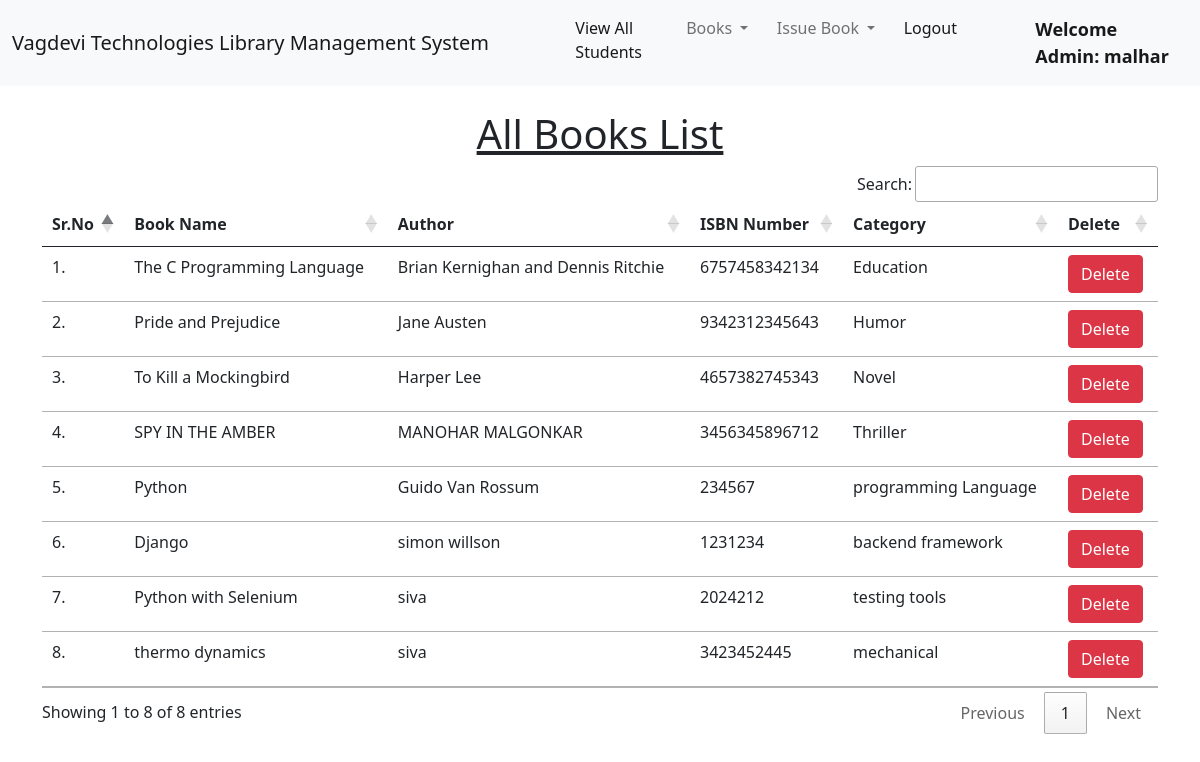
Page /view_books/ (signed in) on the committed database.
### library/models.py (models this page shows, shortened)
class Book(models.Model):
    name = models.CharField(max_length=200)
    author = models.CharField(max_length=200)
    isbn = models.PositiveIntegerField()
    category = models.CharField(max_length=50)

### library/views.py (the view)
# urls.py: path("view_books/", views.view_books, name="view_books"),
@login_required(login_url = '/admin_login')
def view_books(request):
    books = Book.objects.all()
    return render(request, "view_books.html", {'books':books})

### library/templates/view_books.html (shortened to what this page needs)
{% extends 'admin_navbar.html' %}
{% load static %}
{% block body %}
<div class="container mt-4">
    <h1 class="text-center"><u>All Books List</u></h1>
    <table class="table table-hover" id="example">
        <thead>
            <tr>
                <th>Sr.No</th>
                <th>Book Name</th>
                <th>Author</th>
                <th>ISBN Number</th>
                <th>Category</th>
                <th>Delete</th>
            </tr>
        </thead>
        <tbody>
            {% for book in books %}
            <tr>
                <td>{{forloop.counter}}.</td>
                <td>{{book.name}}</td>
                <td>{{book.author}}</td>
                <td>{{book.isbn}}</td>
                <td>{{book.category}}</td>
                <td><a href="/delete_book/{{book.id}}/" class="btn btn-danger" onclick="return confirm('Are you sure you want to delete this book?')">Delete</a></td>
            </tr>
            {% endfor %}
        </tbody>
    </table>
    </div>
{% endblock %}

### library/templates/admin_navbar.html (shortened to what this page needs)
<!doctype html>
<html lang="en">
  <head>
    <link href="https://cdn.jsdelivr.net/npm/bootstrap@5.1.0/dist/css/bootstrap.min.css" rel="stylesheet">
    <link rel="stylesheet" href="https://cdn.datatables.net/1.10.25/css/jquery.dataTables.min.css">
    <link rel="stylesheet" href="https://cdn.datatables.net/buttons/1.7.1/css/buttons.dataTables.min.css">
  </head>
  <body>
    <nav class="navbar navbar-expand-lg navbar-light bg-light">
        <div class="container-fluid">
          <a class="navbar-brand" href="#">Vagdevi Technologies Library Management System</a>
          <div class="collapse navbar-collapse" id="navbarSupportedContent">
            <ul class="navbar-nav me-auto mb-2 mb-lg-0">
              <li class="nav-item">
                <a class="nav-link active" aria-current="page" href="/view_students/">View All Students</a>
              </li>
              <li class="nav-item dropdown">
                <a class="nav-link dropdown-toggle" href="#" id="navbarDropdown" role="button" data-bs-toggle="dropdown" aria-expanded="false">
                  Books
                </a>
              </li>
              <li class="nav-item dropdown">
                <a class="nav-link dropdown-toggle" href="#" id="navbarDropdown" role="button" data-bs-toggle="dropdown" aria-expanded="false">
                  Issue Book
                </a>
              </li>
              <li class="nav-item">
                <a class="nav-link active" aria-current="page" href="/logout/">Logout</a>
              </li>
              <li class="nav-item">
                <a style="font-weight:600; font-family:'Segoe UI', Tahoma, Geneva, Verdana, sans-serif; font-size: large;" class="nav-link active" href="#">Welcome Admin: {{request.user}}</a>
              </li>
            </ul>
          </div>
        </div>
      </nav>
      {% block body %}
      {% endblock %}
  </body>
</html>

### rows in the picture
Book: name "The C Programming Language", author "Brian Kernighan and Dennis Ritchie", isbn "6757458342134", category "Education"
Book: name "Pride and Prejudice", author "Jane Austen", isbn "9342312345643", category "Humor"
Book: name "To Kill a Mockingbird", author "Harper Lee", isbn "4657382745343", category "Novel"
Book: name "SPY IN THE AMBER", author "MANOHAR MALGONKAR", isbn "3456345896712", category "Thriller"
Book: name "Python", author "Guido Van Rossum", isbn "234567", category "programming Language"
Book: name "Django", author "simon willson", isbn "1231234", category "backend framework"
Book: name "Python with Selenium", author "siva", isbn "2024212", category "testing tools"
Book: name "thermo dynamics", author "siva", isbn "3423452445", category "mechanical"

### other values in the picture
{{ request.user }} "malhar"
